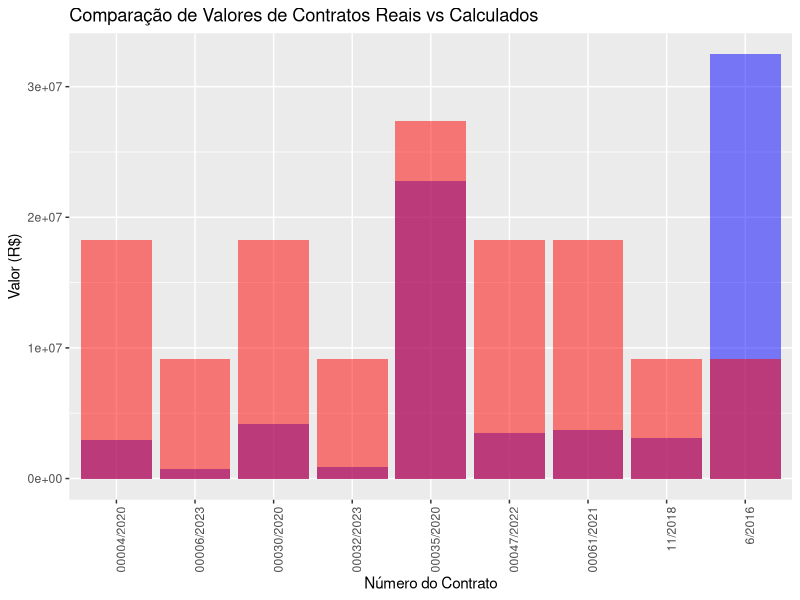
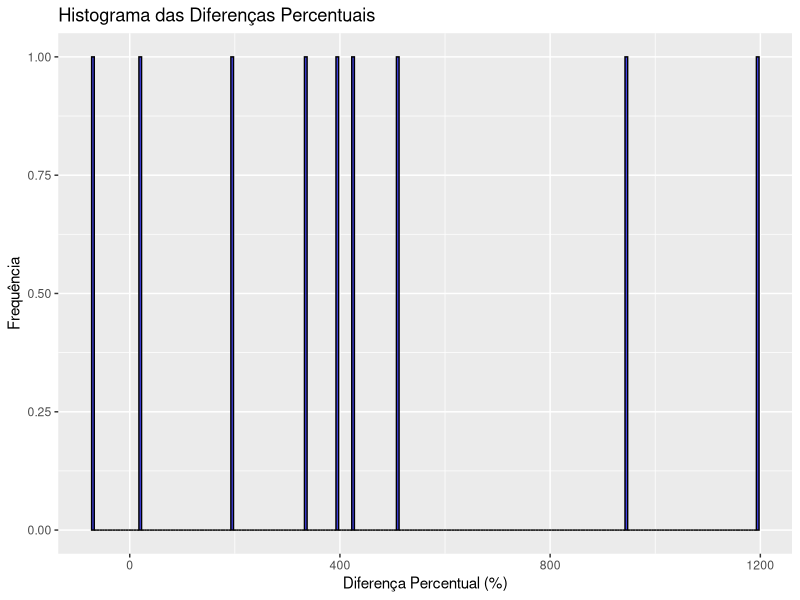
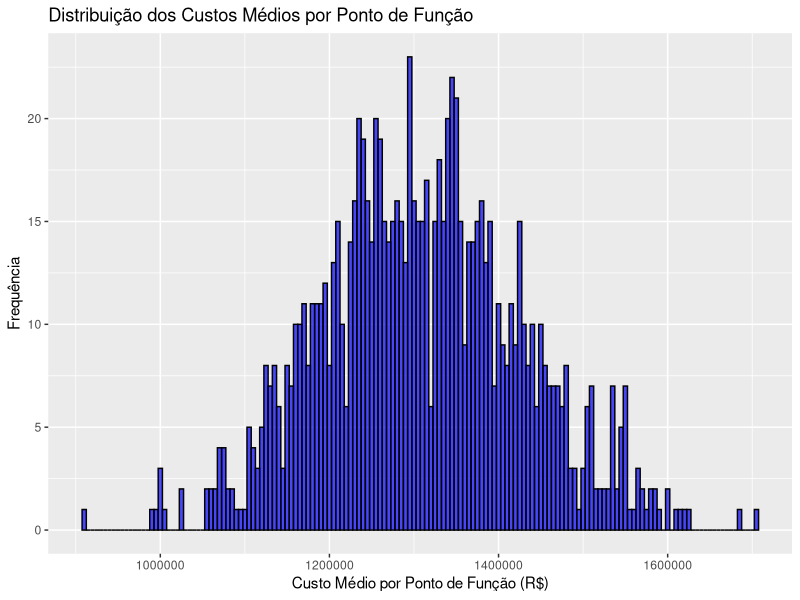

Generate these figures, in order, with R:
library(ggplot2)
library(dplyr)
library(purrr)

# Funções existentes para calcular pontos de função
determine_complexity <- function(type, rlr, der) {
    if (type == "ALI" || type == "AIE") {
        if (rlr <= 1) {
            if (der <= 19) {
                return("Simples")
            } else {
                return("Média")
            }
        } else if (rlr <= 5) {
            if (der <= 19) {
                return("Simples")
            } else {
                return("Média")
            }
        } else {
            if (der <= 19) {
                return("Média")
            } else {
                return("Complexa")
            }
        }
    } else if (type == "EE" || type == "SE" || type == "CE") {
        if (rlr <= 1) {
            if (der <= 4) {
                return("Simples")
            } else if (der <= 15) {
                return("Média")
            } else {
                return("Complexa")
            }
        } else if (rlr <= 3) {
            if (der <= 4) {
                return("Simples")
            } else if (der <= 15) {
                return("Média")
            } else {
                return("Complexa")
            }
        } else {
            if (der <= 4) {
                return("Média")
            } else {
                return("Complexa")
            }
        }
    } else {
        stop("Tipo de função desconhecido")
    }
}

calculate_fp <- function(type, complexity) {
    fp_matrix <- matrix(c(
        7, 10, 15, # ALI
        5,  7, 10, # AIE
        3,  4,  6, # EE
        4,  5,  7, # SE
        3,  4,  6 # CE
    ), nrow = 5, byrow = TRUE)

    rownames(fp_matrix) <- c("ALI", "AIE", "EE", "SE", "CE")
    colnames(fp_matrix) <- c("Simples", "Média", "Complexa")

    return(fp_matrix[type, complexity])
}

calculate_total_fp <- function(components) {
    total_fp <- 0
    for (component in components) {
        type <- component$type
        rlr <- component$rlr
        der <- component$der
        complexity <- determine_complexity(type, rlr, der)
        fp <- calculate_fp(type, complexity)
        total_fp <- total_fp + fp
    }
    return(total_fp)
}

calculate_project_value <- function(components, cost_per_fp) {
    total_fp <- calculate_total_fp(components)
    total_value <- total_fp * cost_per_fp
    return(list(total_fp = total_fp, total_value = total_value))
}

# Estrutura de dados dos contratos
contracts <- list(
    list(
        number = "00004/2020",
        initial_value = 3230000.00,
        final_value = 2981772.80,
        items = list(
            list(description = "DESENVOLVIMENTO E/OU EVOLUCAO DE SOFTWARE - OUTRAS LINGUAGENS", quantity = 4480, unit_price = 524.96),
            list(description = "SUSTENTAÇÃO DE SOFTWARE", quantity = 1200, unit_price = 524.96)
        )
    ),
    list(
        number = "00061/2021",
        initial_value = 3705000.00,
        final_value = 3705000.00,
        items = list(
            list(description = "DESENVOLVIMENTO DE NOVO SOFTWARE - JAVA", quantity = 6000, unit_price = 494.00),
            list(description = "MANUTENCAO DE SOFTWARE (CORRETIVA, PREVENTIVA, ADAPTATIVA)", quantity = 1500, unit_price = 494.00)
        )
    ),
    list(
        number = "6/2016",
        initial_value = 7650000.00,
        final_value = 32467808.70,
        items = list(
            list(description = "MANUTENCAO / INSTALACAO / DESENVOLVIMENTO SOFTWARE", quantity = 7650, unit_price = 7650000.00)
        )
    ),
    list(
        number = "00006/2021",
        initial_value = 12164000.00,
        final_value = 10301556.75,
        items = list(
            list(description = "SEM INFORMAÇÃO", quantity = NA, unit_price = NA)
        )
    ),
    list(
        number = "00031/2023",
        initial_value = 11335267.92,
        final_value = 11335267.92,
        items = list(
            list(description = "DESENVOLVIMENTO E/OU EVOLUCAO DE SOFTWARE - OUTRAS LINGUAGENS - SÊNIOR", quantity = 6, unit_price = 361020.82),
            list(description = "DESENVOLVIMENTO E/OU EVOLUCAO DE SOFTWARE - OUTRAS LINGUAGENS - PLENO", quantity = 6, unit_price = 275293.05),
            list(description = "DESENVOLVIMENTO E/OU EVOLUCAO DE SOFTWARE - OUTRAS LINGUAGENS - SÊNIOR", quantity = 9, unit_price = 251849.63),
            list(description = "DESENVOLVIMENTO E/OU EVOLUCAO DE SOFTWARE - OUTRAS LINGUAGENS - PLENO", quantity = 9, unit_price = 186887.90),
            list(description = "DESENVOLVIMENTO E/OU EVOLUCAO DE SOFTWARE - OUTRAS LINGUAGENS - CIENTISTA DE DADOS", quantity = 3, unit_price = 393745.98),
            list(description = "DESENVOLVIMENTO E/OU EVOLUCAO DE SOFTWARE - OUTRAS LINGUAGENS - ANALISTA DE REQUISITOS", quantity = 6, unit_price = 230015.39),
            list(description = "DESENVOLVIMENTO E/OU EVOLUCAO DE SOFTWARE - OUTRAS LINGUAGENS - ANALISTA DE SEGURANÇA", quantity = 3, unit_price = 335805.55)
        )
    ),
    list(
        number = "00030/2020",
        initial_value = 3640000.00,
        final_value = 4193585.76,
        items = list(
            list(description = "DESENVOLVIMENTO E/OU EVOLUCAO DE SOFTWARE - OUTRAS LINGUAGENS", quantity = 3600, unit_price = 599.08),
            list(description = "SUSTENTACAO DE SOFTWARE", quantity = 3400, unit_price = 599.08)
        )
    ),
    list(
        number = "00035/2020",
        initial_value = 19830000.00,
        final_value = 22809600.00,
        items = list(
            list(description = "DESENVOLVIMENTO E/OU EVOLUCAO DE SOFTWARE - OUTRAS LINGUAGENS", quantity = 5000, unit_price = 760.32),
            list(description = "MANUTENCAO EVOLUTIVA DE SOFTWARE (ACRESCIMO DE NOVAS FUNCIONALIDADES) - OUTRAS LINGUAGENS", quantity = 20000, unit_price = 760.32),
            list(description = "MANUTENCAO DE SOFTWARE (CORRETIVA, PREVENTIVA, ADAPTATIVA)", quantity = 5000, unit_price = 760.32)
        )
    ),
    list(
        number = "00032/2023",
        initial_value = 872109.00,
        final_value = 872109.00,
        items = list(
            list(description = "DESENVOLVIMENTO E/OU EVOLUCAO DE SOFTWARE - OUTRAS LINGUAGENS - ANALISTA DE BI - SÊNIOR", quantity = 3, unit_price = 290703.00)
        )
    ),
    list(
        number = "11/2018",
        initial_value = 2041999.80,
        final_value = 3095857.80,
        items = list(
            list(description = "DESENVOLVIMENTO E OU EVOLUCAO DE SOFTWARE - FRAMEWORK, .NET,BASIC, ASP, DELPHI, PASCAL E PERL", quantity = 22900, unit_price = 2041999.80)
        )
    ),
    list(
        number = "00020/2021",
        initial_value = 2292867.00,
        final_value = 3095313.72,
        items = list(
            list(description = "SUSTENTACAO DE SOFTWARE - ADMINISTRADOR DE DADOS - PLENO", quantity = 1, unit_price = 184514.88),
            list(description = "SUSTENTACAO DE SOFTWARE - ADMINISTRADOR DE DADOS - SÊNIOR", quantity = 1, unit_price = 253758.72),
            list(description = "SUSTENTACAO DE SOFTWARE - ANALISTA DE REQUISITOS - PLENO", quantity = 1, unit_price = 181068.00),
            list(description = "SUSTENTACAO DE SOFTWARE - ANALISTA DE REQUISITOS - SÊNIOR", quantity = 2, unit_price = 253035.12),
            list(description = "SUSTENTACAO DE SOFTWARE - CIENTISTA DE DADOS", quantity = 1, unit_price = 393273.96),
            list(description = "SUSTENTACAO DE SOFTWARE - ARQUITETO DE SISTEMAS - PLENO", quantity = 2, unit_price = 206016.24),
            list(description = "SUSTENTACAO DE SOFTWARE - ARQUITETO DE SISTEMAS - SÊNIOR", quantity = 2, unit_price = 279258.84),
            list(description = "SUSTENTACAO DE SOFTWARE - DBA - PLENO", quantity = 1, unit_price = 182645.40),
            list(description = "SUSTENTACAO DE SOFTWARE - DBA - SÊNIOR", quantity = 1, unit_price = 253035.12),
            list(description = "SUSTENTACAO DE SOFTWARE - DESENVOLVEDOR MOBILE", quantity = 1, unit_price = 186009.48),
            list(description = "SUSTENTACAO DE SOFTWARE - DEVOPS", quantity = 2, unit_price = 183822.24),
            list(description = "SUSTENTACAO DE SOFTWARE - ENGENHEIRO DE DADOS", quantity = 1, unit_price = 186162.12),
            list(description = "SUSTENTACAO DE SOFTWARE - FULLSTACK - PLENO", quantity = 2, unit_price = 182645.40),
            list(description = "SUSTENTACAO DE SOFTWARE - FULLSTACK - SÊNIOR", quantity = 2, unit_price = 253035.12),
            list(description = "SUSTENTACAO DE SOFTWARE - GERENTE DE PROJETO", quantity = 1, unit_price = 360330.60),
            list(description = "SUSTENTACAO DE SOFTWARE - TÉCNICO DE TESTES - PLENO", quantity = 2, unit_price = 181521.48),
            list(description = "SUSTENTACAO DE SOFTWARE - TÉCNICO DE TESTES - SÊNIOR", quantity = 2, unit_price = 253035.12)
        )
    ),
    list(
        number = "00006/2023",
        initial_value = 705689.52,
        final_value = 705689.52,
        items = list(
            list(description = "TREINAMENTO E CAPACITAÇÃO", quantity = 6, unit_price = 117614.92)
        )
    ),
    list(
        number = "00047/2022",
        initial_value = 3596362.82,
        final_value = 3487443.84,
        items = list(
            list(description = "FASE DE DESENVOLVIMENTO DE SISTEMAS - DESENVOLVEDOR DE SISTEMAS - JAVA - PLENO", quantity = 12, unit_price = 197206.44),
            list(description = "FASE DE DESENVOLVIMENTO DE SISTEMAS - DESENVOLVEDOR DE SISTEMAS - JAVA - SÊNIOR", quantity = 12, unit_price = 264463.44)
        )
    )
)

# Função para calcular custo médio por ponto de função baseado nos contratos
calculate_average_cost_per_fp <- function(contracts) {
    total_fp <- 0
    total_value <- 0
    for (contract in contracts) {
        for (item in contract$items) {
            if (!is.na(item$quantity) && !is.na(item$unit_price)) {
                total_value <- total_value + (item$quantity * item$unit_price)
                total_fp <- total_fp + item$quantity
            }
        }
    }
    return(total_value / total_fp)
}

# Excluir o contrato Número do Contrato 00020/2021
contracts <- contracts[!sapply(contracts, function(contract) contract$number == "00020/2021")]
contracts <- contracts[!sapply(contracts, function(contract) contract$number == "00031/2023")]

# Calcular o custo médio por ponto de função
average_cost_per_fp <- calculate_average_cost_per_fp(contracts)

# Comparar valores reais com valores calculados
comparisons <- data.frame(
    contract_number = character(),
    real_value = numeric(),
    calculated_value = numeric(),
    percentage_difference = numeric(),
    description = character(),
    stringsAsFactors = FALSE
)

for (contract in contracts) {
    if (!is.na(contract$items[[1]]$quantity)) {
        items <- lapply(contract$items, function(item) {
            list(type = "ALI", rlr = 1, der = 1) # Substituir pelos valores reais de rlr e der
        })
        result <- calculate_project_value(items, average_cost_per_fp)
        percentage_difference <- (result$total_value - contract$final_value) / contract$final_value * 100
        comparisons <- rbind(comparisons, data.frame(
            contract_number = contract$number,
            real_value = contract$final_value,
            calculated_value = result$total_value,
            percentage_difference = percentage_difference,
            description = contract$items[[1]]$description
        ))
    }
}

# Função para formatar a diferença percentual de forma descritiva
format_percentage_difference <- function(percentage) {
    if (percentage > 0) {
        return(paste("acima do valor feito em nossa calculadora em", round(percentage, 1), "%"))
    } else {
        return(paste("abaixo do valor feito em nossa calculadora em", round(abs(percentage), 1), "%"))
    }
}

# Aplicar a formatação descritiva na coluna percentage_difference
comparisons$description <- factor(comparisons$description, levels = unique(comparisons$description))
comparisons$percentage_description <- sapply(comparisons$percentage_difference, format_percentage_difference)

# Exibir a tabela com os resultados formatados
print(comparisons)

# Visualização das barras comparativas
ggplot(comparisons, aes(x = contract_number)) +
    geom_bar(aes(y = real_value), stat = "identity", fill = "blue", alpha = 0.5) +
    geom_bar(aes(y = calculated_value), stat = "identity", fill = "red", alpha = 0.5) +
    theme(axis.text.x = element_text(angle = 90, hjust = 1)) +
    labs(title = "Comparação de Valores de Contratos Reais vs Calculados", x = "Número do Contrato", y = "Valor (R$)")

# Visualização do histograma de porcentagem de diferença
ggplot(comparisons, aes(x = percentage_difference)) +
    geom_histogram(binwidth = 5, fill = "blue", alpha = 0.7, color = "black") +
    labs(title = "Histograma das Diferenças Percentuais", x = "Diferença Percentual (%)", y = "Frequência")

# Função para simular dados de quantidade e preço unitário
simulate_data <- function(n_simulations, contracts) {
    simulated_contracts <- vector("list", n_simulations)

    for (i in 1:n_simulations) {
        simulated_contract <- lapply(contracts, function(contract) {
            simulated_items <- lapply(contract$items, function(item) {
                simulated_quantity <- rnorm(1, mean = item$quantity, sd = 0.1 * item$quantity) # Exemplo de distribuição normal para quantidade
                simulated_unit_price <- rnorm(1, mean = item$unit_price, sd = 0.1 * item$unit_price) # Exemplo de distribuição normal para preço unitário
                list(quantity = simulated_quantity, unit_price = simulated_unit_price)
            })
            list(number = contract$number, items = simulated_items)
        })
        simulated_contracts[[i]] <- simulated_contract
    }

    return(simulated_contracts)
}

# Função para calcular custo médio por ponto de função baseado nos contratos simulados
calculate_average_cost_per_fp <- function(simulated_contracts) {
    total_fp <- 0
    total_value <- 0
    for (simulated_contract in simulated_contracts) {
        for (item in simulated_contract$items) {
            if (!is.na(item$quantity) && !is.na(item$unit_price)) {
                total_value <- total_value + (item$quantity * item$unit_price)
                total_fp <- total_fp + item$quantity
            }
        }
    }
    return(total_value / total_fp)
}

# Simulação de dados para 1000 iterações
n_simulations <- 1000
simulated_contracts <- simulate_data(n_simulations, contracts)

# Calcular o custo médio por ponto de função para cada simulação
average_costs_per_fp <- map_dbl(simulated_contracts, ~ calculate_average_cost_per_fp(.x))

# Visualização da distribuição dos custos médios por ponto de função
ggplot(data.frame(average_costs_per_fp), aes(x = average_costs_per_fp)) +
    geom_histogram(binwidth = 5000, fill = "blue", alpha = 0.7, color = "black") +
    labs(
        title = "Distribuição dos Custos Médios por Ponto de Função",
        x = "Custo Médio por Ponto de Função (R$)",
        y = "Frequência"
    )

# Análise de sensibilidade
summary(average_costs_per_fp)
quantile(average_costs_per_fp, c(0.05, 0.95))
